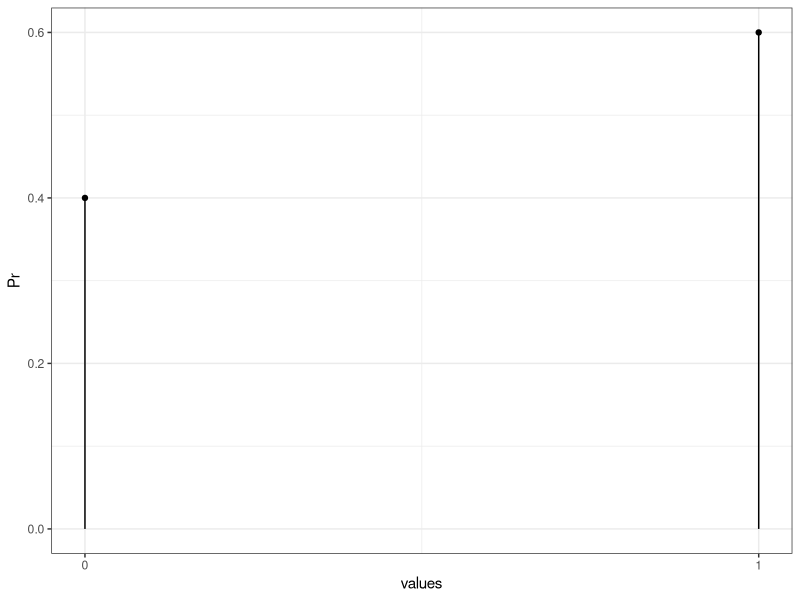
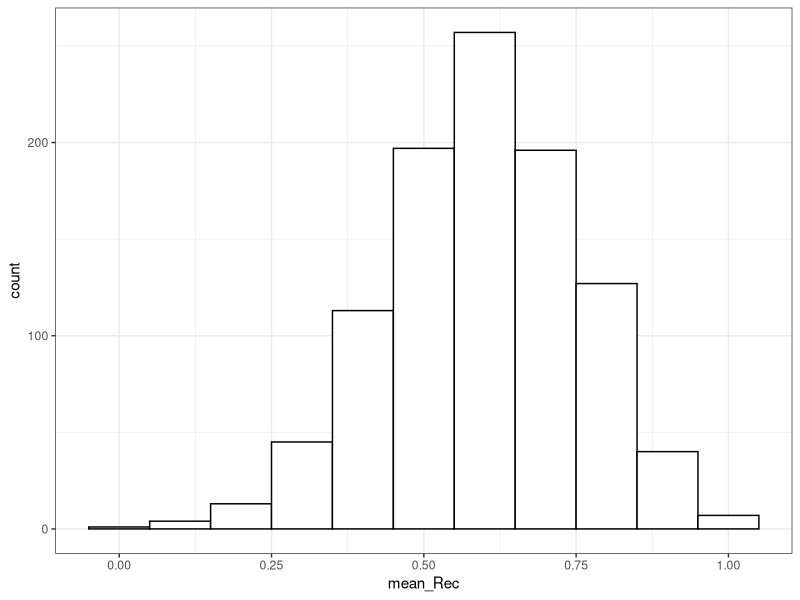

Write the R code that produced these figures, in order.
## ---- chunk 1
knitr::opts_chunk$set(echo = TRUE)

library(tidyverse)

## ---- chunk 2



values <- c(0,1) # Значения: 1-исцеление, 0-нет исцеления
Pr_rec <- 0.6 # Вероятность исцеления в генеральной совокупности
Pr <- c(1-Pr_rec, Pr_rec) # Распределение вероятности между 0 и 1

df <- data.frame(values, Pr)

ggplot(df, aes(x=values, y=Pr)) +
  geom_point() + 
  geom_segment( aes(x=values, xend=values, y=0, yend=Pr)) +
  scale_x_continuous(breaks = values) +
  theme_bw()

## ---- chunk 3

true_mean <- Pr_rec # Истинное среднее (математическое ожидание)

print(true_mean)

variance <- Pr_rec*(1-Pr_rec) # Дисперсия

print(variance)

standard_deviation <- sqrt(variance)

print(standard_deviation)

## ---- chunk 4

n_patients <- 5 # Количество добровольцев 

my_group_rec <- rbinom (n_patients, 1, Pr_rec) # Результаты добровольцев

print(my_group_rec)

sample_mean <- mean(my_group_rec)

print(sample_mean)

## ---- chunk 5

n_patients <- 10 # Количество добровольцев 

n_repeats <- 1000 # Количество повторений эксперимента

df_all_repeats <- data.frame(
  n_exp = rep(1:n_repeats, each = n_patients),
  ID =  rep(1:n_patients, n_repeats),
  Rec = rbinom(n_repeats*n_patients, 1, Pr_rec)
)

## ---- chunk 6

df_sample_mean <- df_all_repeats %>% 
  group_by(n_exp) %>% 
  dplyr::summarise(mean_Rec = mean(Rec)) %>% 
  ungroup()

ggplot(df_sample_mean, aes(x = mean_Rec)) +
  geom_histogram(color = 'black', fill = 'white', binwidth = 0.1) +
  theme_bw()

## ---- chunk 7

error <- sqrt( mean((df_sample_mean$mean_Rec-true_mean)^2) )
print(error)

